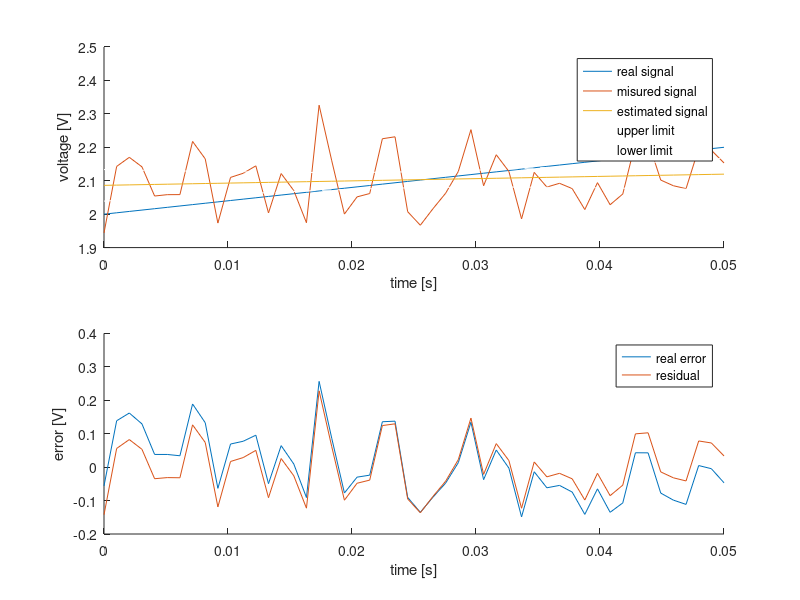

This figure's MATLAB source:
SIZE = 50;
dt = 1e-3;
t = (linspace(0, SIZE, SIZE) * dt)';

theta = [2; 4]; % q m

subplot(2,1,1);
hold on;
x = theta(1) * ones(SIZE, 1) + theta(2) .* t;
y = x + randn(SIZE, 1) * 0.1;
plot(t, x)
plot(t, y)
xlabel('time [s]')
ylabel('voltage [V]')

A = [ones(SIZE, 1), t];
Q = (A'*A)^-1;
C = Q*A';
P = A*C;

theta_hat = C * y;
x_hat = P * y;
plot(t, x_hat)

subplot(2,1,2);
hold on;
xlabel('time [s]')
ylabel('error [V]')
e = y - x;
e_hat = y - x_hat;
plot(t, e)
plot(t, e_hat)
legend('real error', 'residual')

% type A valutation (tStudent)
ni = SIZE - size(theta, 1);
SSR = sum(e_hat.^2);
u0 = sqrt(SSR/ni);
Sigma = u0^2 * eye(SIZE);

subplot(2,1,1)
% Sigma_x = u0^2 * P;
Sigma_x = P*Sigma*P';
ux = sqrt(diag(Sigma_x));
k_95 = tinv((1+0.95)/2, ni);
U_x = ux * k_95;
xL = x_hat - U_x;
xU = x_hat + U_x;
plot(t, xL, 'w--')
plot(t, xU, 'w--')
legend('real signal', 'misured signal', 'estimated signal', 'upper limit', 'lower limit')


% Sigma_theta = u0^2 * Q;
Sigma_theta = C*Sigma*C';
u_theta = sqrt(diag(Sigma_theta));
U_theta = u_theta * k_95;
theta_min = theta_hat - U_theta;
theta_max = theta_hat + U_theta;
